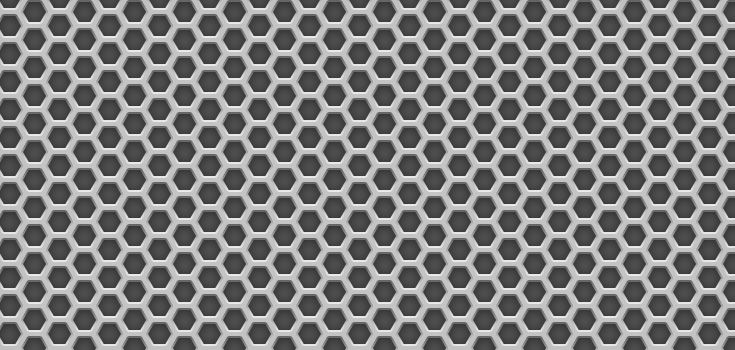
#> input picture TP2/img/metalgrid.jpeg, 735 x 350 px
$ jupyter execute main.ipynb   (shell and % lines are left out)
#> lines starting #> are read from the running program, lines starting #| are printed output that depends on the picture; after the words box and inside, x2 and y2 are one past the last pixel; in counts of white or black regions, pixels touching at a corner belong together
# Trabajo Práctico 2
Para la imagen suministrada “metal grid”. Implementar un algoritmo que:
1. Calcule los gradientes en la imagen (dirección y módulo)
2. Muestre imágenes de ángulo y módulo
3. Marque con color las direcciones de gradientes más altos

[cell 1]
import numpy as np
import cv2 as cv
import matplotlib.pyplot as plt
import matplotlib.colors

[cell 2]
#Si queremos que las imágenes sean mostradas en una ventana emergente quitar el inline

## Cálculo de gradientes

[cell 3]
img_orig = cv.imread('./img/metalgrid.jpeg')
#> img_orig is the input picture: shape (350, 735, 3); min 38, max 250, mean 125.4
img_gray = cv.cvtColor(img_orig, cv.COLOR_BGR2GRAY)
plt.imshow(img_gray, cmap ='gray')

[cell 4]
img_blur = cv.GaussianBlur(img_gray, ksize=(5, 5), sigmaX=0)
plt.imshow(img_blur, cmap ='gray')

### Cálculo de gradiente en X e Y. Cálculo de Direcciones.

[cell 5]
def calculate_gradients(input_img: np.ndarray):
    # Aplicamos Sobelx en 'float64' y luego convertimos de nuevo a 8-bit para evitar overflow
    sobelx_64 = cv.Sobel(input_img,cv.CV_64F,1,0,ksize=3)
    absx_64 = np.absolute(sobelx_64)
    sobelx_8u1 = absx_64/absx_64.max()*255
    sobelx_8u = np.uint8(sobelx_8u1)

    # Aplicamos Sobelx en 'float64' y luego convertimos de nuevo a 8-bit para evitar overflow
    sobely_64 = cv.Sobel(input_img,cv.CV_32F,0,1,ksize=3)
    absy_64 = np.absolute(sobely_64)
    sobely_8u1 = absy_64/absy_64.max()*255
    sobely_8u = np.uint8(sobely_8u1)

    # De los gradiente calculamos Magnitud y lo pasamos a 8-bit (Opcional)
    mag = np.hypot(sobelx_8u, sobely_8u)
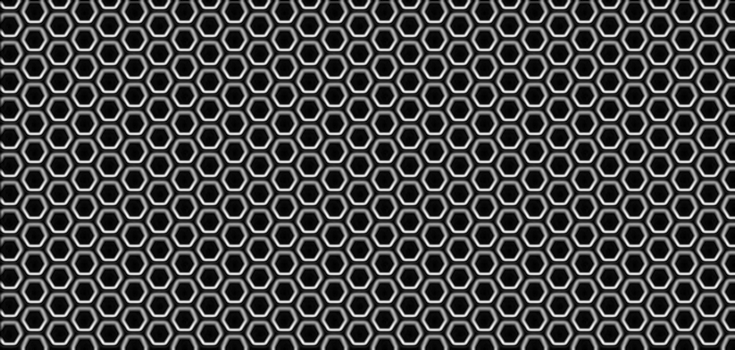
#> mag: shape (350, 735) float16; min 0, max 282.2, mean 78; drawn with min black and max white
    mag = mag/mag.max()*255
    mag = np.uint8(mag)

    # Encontramos la Dirección y la pasamos a grados
    theta = np.arctan2(sobely_64, sobelx_64)
    angle = np.rad2deg(theta)

    return mag, angle

[cell 6]
test_mag, test_angle = calculate_gradients(img_blur)
test_mag_no_filter, test_angle_no_filter = calculate_gradients(img_gray)
#> in calculate_gradients (call 2), `sobelx_64 = cv.Sobel(input_img,cv.CV_64F,1,0,ksize=3)`:
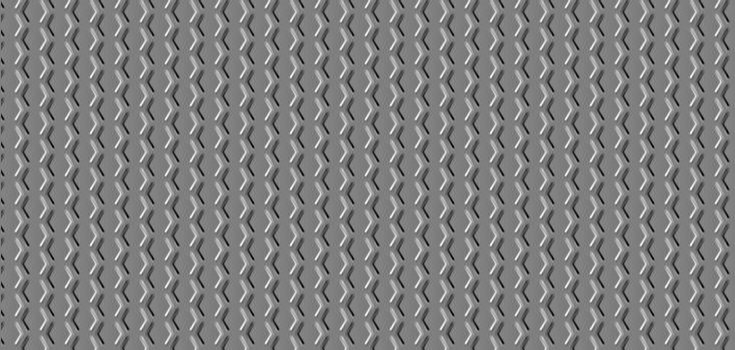
#> sobelx_64: shape (350, 735) float64; min -603, max 607, mean -0.4; drawn with min black and max white
#> in calculate_gradients (call 2), `sobely_64 = cv.Sobel(input_img,cv.CV_32F,0,1,ksize=3)`:
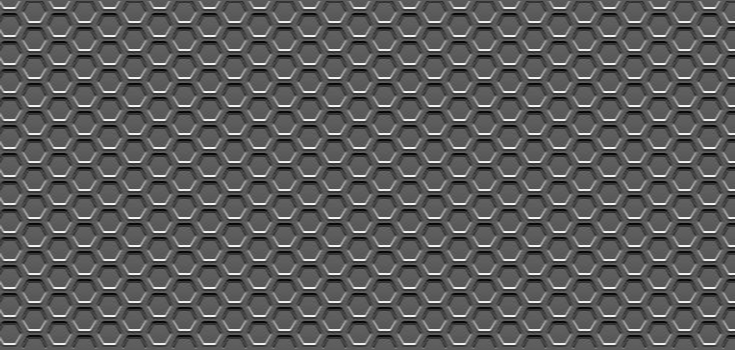
#> sobely_64: shape (350, 735) float32; min -414, max 738, mean 0.5; drawn with min black and max white
#> in calculate_gradients (call 2), `absy_64 = np.absolute(sobely_64)`:
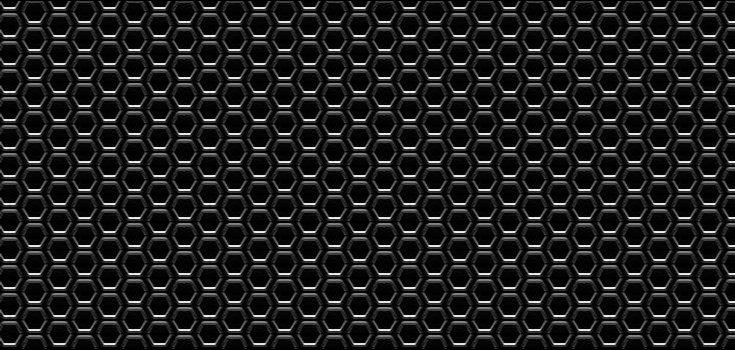
#> absy_64: shape (350, 735) float32; min 0, max 738, mean 90.7; drawn with min black and max white
#> in calculate_gradients (call 2), `mag = np.hypot(sobelx_8u, sobely_8u)`:
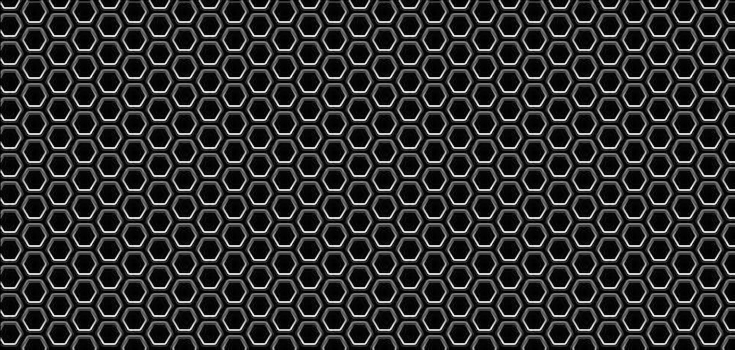
#> mag: shape (350, 735) float16; min 0, max 281, mean 50.8; drawn with min black and max white
#> in calculate_gradients (call 2), `theta = np.arctan2(sobely_64, sobelx_64)`:
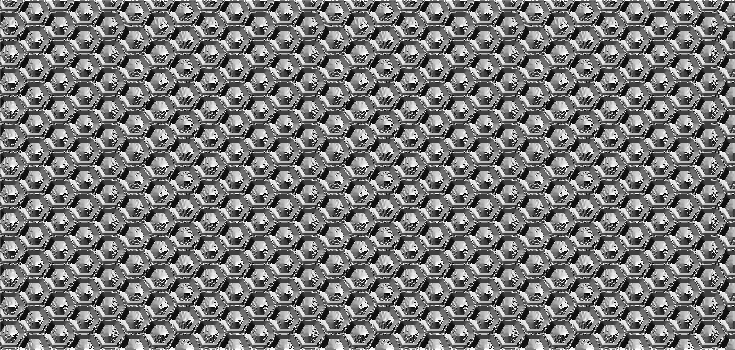
#> theta: shape (350, 735) float64; min -3.13, max 3.14, mean -0.105; drawn with min black and max white

[cell 7]
print(img_blur.shape)
#| (350, 735)
print(test_mag.shape)
#| (350, 735)
print(test_angle.shape)
#| (350, 735)

[cell 8]
# Imágen de módulo y ángulo con filtros
fig, axs = plt.subplots(1, 2, figsize=(15,15))
axs[0].imshow(test_mag, cmap='gray')
axs[0].set_title('Magnitude')
axs[1].imshow(test_angle, cmap='gray')
axs[1].set_title('Angle')

[cell 9]
# Imágen de módulo y ángulo sin iltros
fig, axs = plt.subplots(1, 2, figsize=(15,15))
axs[0].imshow(test_mag_no_filter, cmap='gray')
axs[0].set_title('Magnitude')
axs[1].imshow(test_angle_no_filter, cmap='gray')
axs[1].set_title('Angle')

[cell 10]
hist = plt.hist(test_mag.ravel(), density=False, label="Data")
plt.grid()
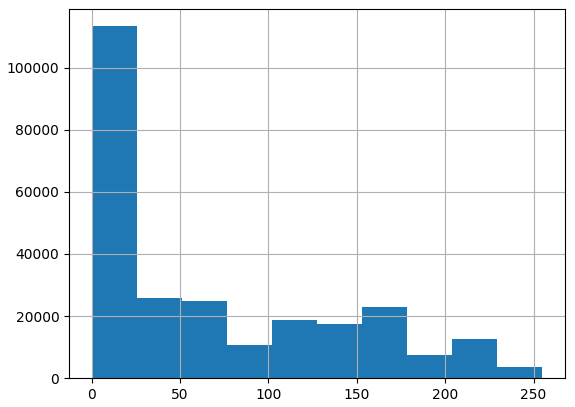
#> figure drawn by matplotlib, 1 panel; tallest bar 113344 high, from x = 0 to 25.5

[cell 11]
x_perc = np.percentile(test_mag, 95)
#> x_perc = 208

[cell 12]
test_mag_90_mask = test_mag > x_perc
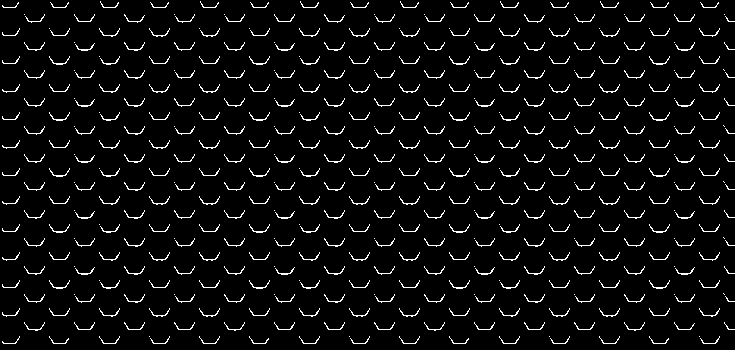
#> test_mag_90_mask: shape (350, 735) bool; 4.9% white in thin lines or dots
test_mag_90_mask.shape
#> Out = (350, 735)

[cell 13]
test_ang_mask = test_angle * test_mag_90_mask

[cell 14]
# Imágen de módulo y ángulo
fig, axs = plt.subplots(1, 2, figsize=(15,15))
axs[0].imshow(test_mag_90_mask, cmap='gray')
axs[0].set_title('Magnitude')
axs[1].imshow(test_angle * test_mag_90_mask, cmap='gray')
axs[1].set_title('Angle')

[cell 15]
hist_mask = plt.hist(test_ang_mask.ravel(), density=False, bins=18, range=(-180, 180.0))
plt.grid()
#> figure, not shown here; tallest bar 244693 high, from x = 0 to 20

[cell 16]
hist_mask

La mayor parte de los valores se concentran entre:
1. 0-20º
2. 20º-40º
3. 80º-100º
4. 140º-160º

[cell 17]
hist_mask = plt.hist(test_angle[test_mag > x_perc], density=False, bins=18, range=(0, 180))
plt.grid()
hist_mask
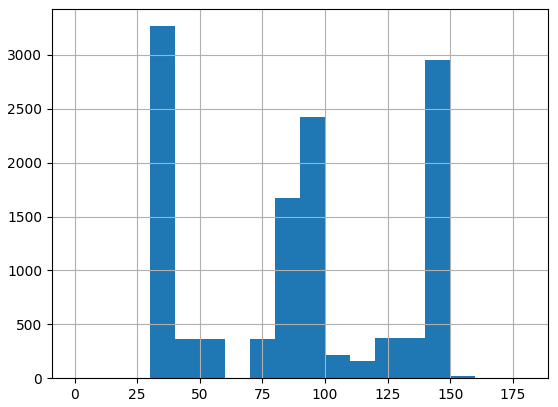
#> figure drawn by matplotlib, 1 panel; tallest bar 3267 high, from x = 30 to 40

La mayor parte de los valores se concentran entre:
1. 30º-40º
2. 80º-100º
3. 140º-160º

[cell 18]
angle_mask_1 = (test_angle >= 30) & (test_angle <= 40)
#> angle_mask_1: shape (350, 735) bool; 5.8% white; 1266 white regions (906 under 20 px), largest, box (x1, y1, x2, y2) and area: (165, 27, 174, 35) 39, (365, 27, 374, 35) 39, (565, 27, 574, 35) 39
angle_mask_2 = (test_angle >= 80) & (test_angle <= 100)
#> angle_mask_2: shape (350, 735) bool; 8.4% white; 2613 white regions (2238 under 20 px), largest, box (x1, y1, x2, y2) and area: (79, 19, 90, 24) 44, (279, 19, 290, 24) 44, (479, 19, 490, 24) 44
angle_mask_3 = (test_angle >= 140) & (test_angle <= 160)
#> angle_mask_3: shape (350, 735) bool; 7.4% white; 1675 white regions (1313 under 20 px), largest, box (x1, y1, x2, y2) and area: (720, 320, 730, 330) 43, (145, 334, 155, 343) 43, (345, 334, 355, 343) 43

[cell 19]
img_orig[angle_mask_1] = (255,0,0)
img_orig[angle_mask_2] = (0,255,0)
img_orig[angle_mask_3] = (0,0,255)
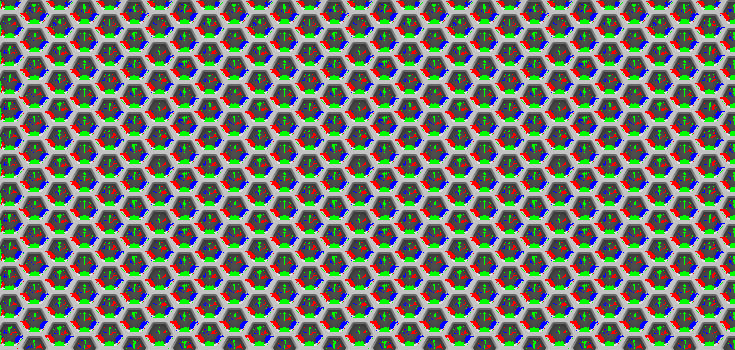
#> img_orig: shape (350, 735, 3); mean B, G, R 113.7, 120.5, 117.9

$ run again, with TP2/img/tela2.jpeg copied over TP2/img/metalgrid.jpeg
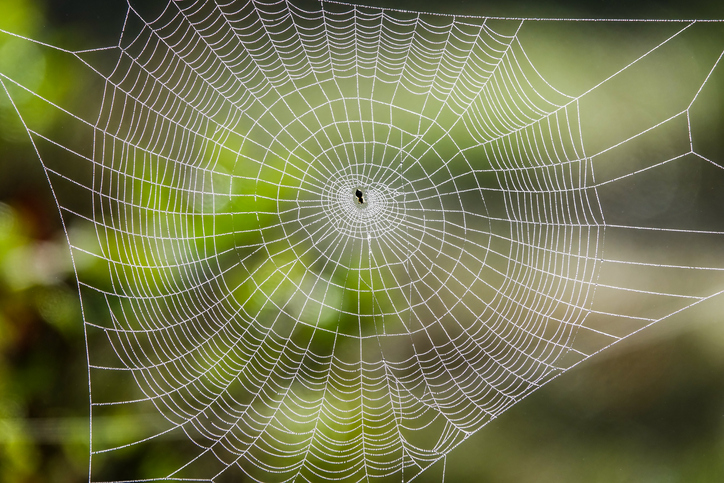
#> input picture TP2/img/tela2.jpeg, 724 x 483 px
#> img_orig is the input picture: shape (483, 724, 3); mean B, G, R 77.3, 118.2, 115.2
#| (483, 724)
#| (483, 724)
#| (483, 724)
#> x_perc = 90
#> `test_mag_90_mask = test_mag > x_perc`:
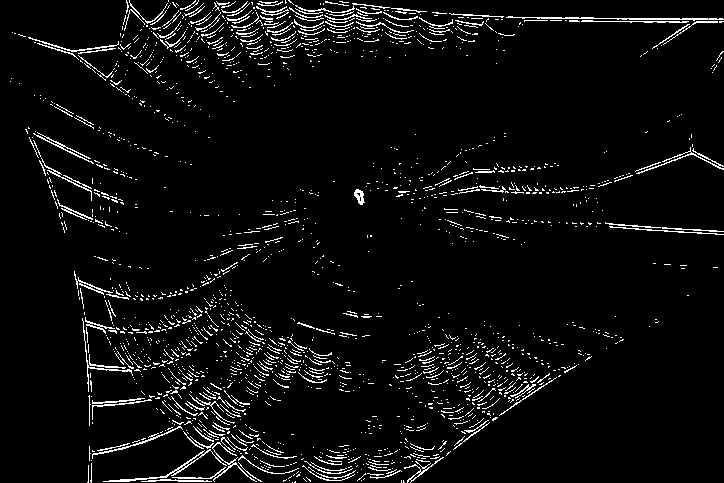
#> test_mag_90_mask: shape (483, 724) bool; 4.8% white in thin lines or dots
#> angle_mask_1: shape (483, 724) bool; 1.8% white in thin lines or dots
#> angle_mask_2: shape (483, 724) bool; 8.8% white in thin lines or dots
#> angle_mask_3: shape (483, 724) bool; 4.8% white in thin lines or dots
#> `img_orig[angle_mask_3] = (0,0,255)`:
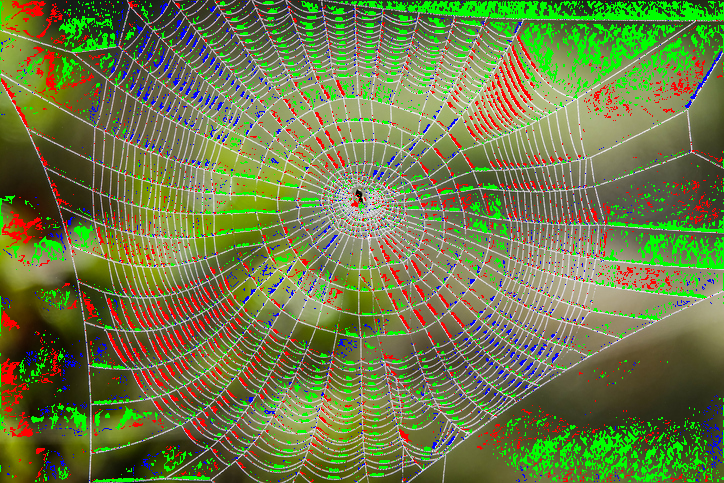
#> img_orig: shape (483, 724, 3); mean B, G, R 70.5, 123.2, 110.4
